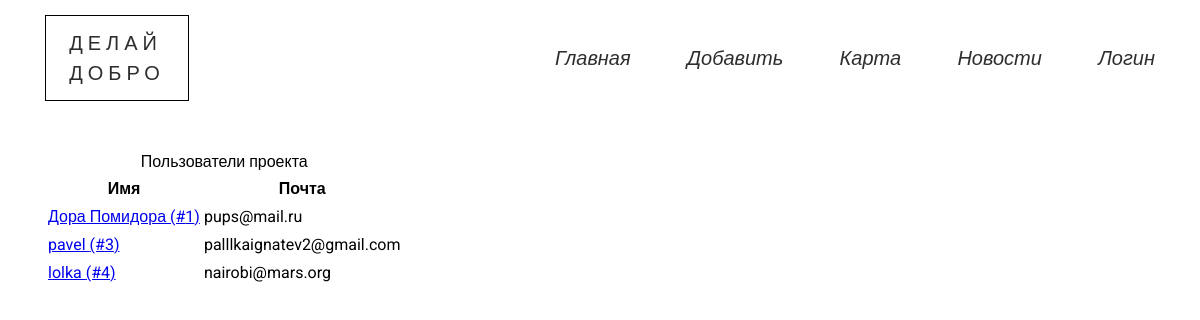
The app's page /users/, older data.
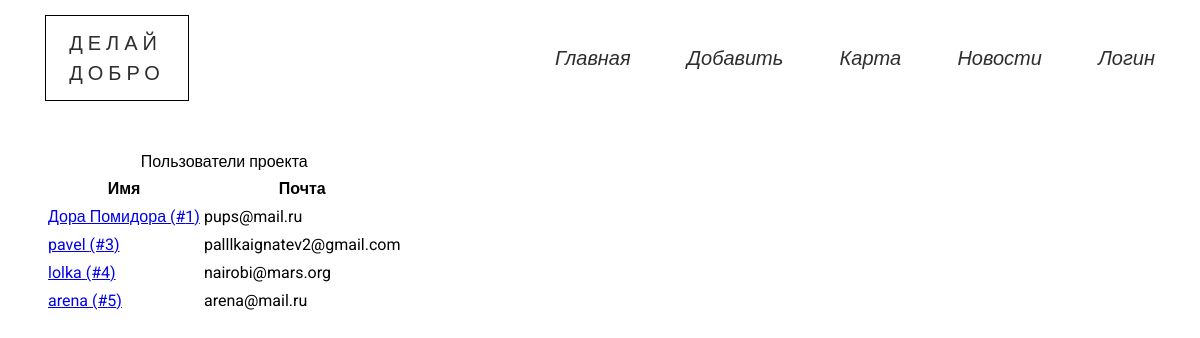
The same page, newer data.
### data/model_users.py (models this page shows, shortened)
class User(SqlAlchemyBase, UserMixin, SerializerMixin):
    __tablename__ = 'users'
    id = sqlalchemy.Column(sqlalchemy.Integer,
                           primary_key=True, autoincrement=True)
    name = sqlalchemy.Column(sqlalchemy.String)
    email = sqlalchemy.Column(sqlalchemy.String)
    type = sqlalchemy.Column(sqlalchemy.Integer)
    last_time_in = sqlalchemy.Column(sqlalchemy.String,
                                     default=time.ctime)
    hashed_password = sqlalchemy.Column(sqlalchemy.String)
    events = sqlalchemy.orm.relation("Event", backref="user")
    photo = sqlalchemy.orm.relation("File", uselist=False)

### blueprints/users.py (the view)
@blueprint.route('/users/', methods=['GET', 'POST'])
def users():
    session = db_session.create_session()
    users = session.query(User).all()
    return render_template('users.html', users=users)

### data/db_session.py (called while the page is built)
def create_session() -> Session:
    global __factory
    return __factory()

### templates/users.html
{% extends 'base.html' %}
{% block content %}
    <div class="container">
    <table class="average-table">
        <caption>Пользователи проекта</caption>
        <thead>
            <th>Имя</th>
            <th>Почта</th>
        </thead>
        <tbody>
            {% for user in users %}
                <tr>
                    <td><a href="/user/{{ user.id }}">{{ user.name }} (#{{ user.id }})</a></td>
                    <td>{{ user.email }}</td>
                </tr>
            {% endfor %}
        </tbody>
    </table>
</div>
{% endblock %}

### templates/base.html (shortened to what this page needs)
<!DOCTYPE html>
<html lang="en">
<head>
    <link rel="stylesheet" href="/static/css/bootstrap-grid.min.css">
    <link rel="stylesheet" href="/static/css/style.min.css">
</head>
<body>
    <header class="menu">
        <div class="container">
        <div class="menu__wrapper">
            <div class="menu_logo">ДЕЛАЙ <br> ДОБРО</div>
            <ul class="menu_ul" id='menu'>
                <li class="menu_li"><a href="/">Главная</a></li>
                <li class="menu_li"><a href="/add_event">Добавить</a></li>
                <li class="menu_li"><a href="/events">Карта</a></li>
                <li class="menu_li"><a href="/">Новости</a></li>
                {% if current_user.is_authenticated %}
                        <li class="menu_li"><a href="/user/{{ current_user.id }}">Личный кабинет</a></li>
                {% else %}
                        <li class="menu_li go"><a href='/login' style="cursor:pointer;">Логин</a> </li>
                {% endif %}
            </ul>
        </div>
    </header>
    <main>
        <div>
            {% block content %}
            {% endblock %}
        </div>
    </main>
</body>
</html>

Row changes from the older to the newer data that the page shows:
added User: name "arena", id "5", email "arena@mail.ru"
